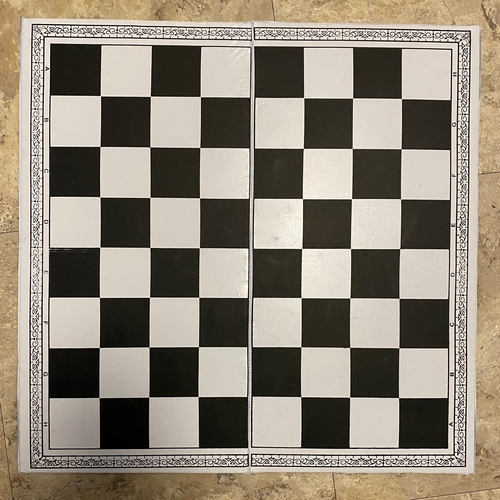
#> input picture Assignments/AS4/data/chess-1.jpg, 500 x 500 px, found by its file name
$ jupyter execute --allow-errors Homework-4.ipynb
#> lines starting #> are read from the running program, lines starting #| are printed output that depends on the picture; after the words box and inside, x2 and y2 are one past the last pixel; in counts of white or black regions, pixels touching at a corner belong together; long printed decimals are rounded
[cell 1]
import cv2
from scipy import optimize as opt
import numpy as np
import sys
import math

[cell 2]
np.random.seed(2020)
is_planner = False

[cell 3]
image_files = ['chess-1.jpg'] if is_planner==False else ['chess-1.jpg', 'chess-2.jpg', 'chess-3.jpg']
correspondence_points_files = ['correspondence_points-1.txt'] if is_planner==False else ['correspondence_points-1.txt', 'correspondence_points-2.txt', 'correspondence_points-3.txt']
ransac_config_file = 'RANSAC.config'

[cell 4]
def load_image(image_file):
    image = cv2.imread(image_file)
    return image;

# Part-1

[cell 5]
def feature_extraction(image_files, correspondence_points_files):

    ctr = (cv2.TERM_CRITERIA_EPS + cv2.TERM_CRITERIA_MAX_ITER, 30, 0.001)

    for image_file, correspondence_points_file in zip(image_files, correspondence_points_files):

        image = load_image(image_file=image_file)
#> in load_image, image is the input picture: shape (500, 500, 3); mean B, G, R 120.8, 134.9, 144.2
        gray_image = cv2.cvtColor(image, cv2.COLOR_BGR2GRAY)
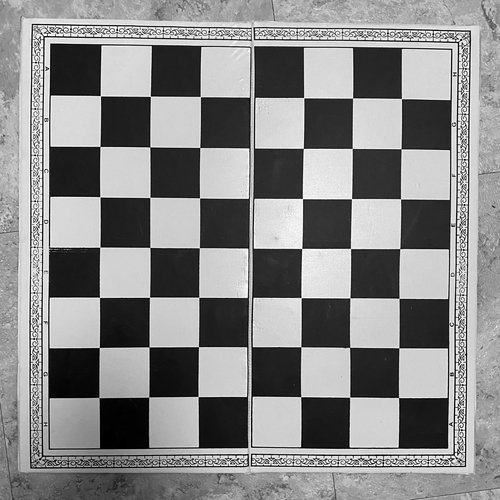
#> gray_image: shape (500, 500); min 0, max 254, mean 136

        world_points = np.zeros((7*7,3), np.float32)
        world_points[:,:2] = np.mgrid[0:7,0:7].T.reshape(-1,2)

        ret, img_points = cv2.findChessboardCorners(gray_image, (7,7), cv2.CALIB_CB_ADAPTIVE_THRESH + cv2.CALIB_CB_FAST_CHECK + cv2.CALIB_CB_NORMALIZE_IMAGE)
#> ret = True; img_points = 49 rows, first 8: [100.4, 95.76], [150.3, 96.33], [200.4, 96.64], [250.1, 97.08], [303.7, 97.67], [352.6, 98], [401.4, 98.57], [99.92, 146.5]

        if ret:
            img_points_2 = cv2.cornerSubPix(gray_image, img_points, (11,11), (-1,-1), ctr)
#> img_points_2 = 49 rows, first 8: [100.4, 95.73], [150.3, 96.28], [200.3, 96.57], [252.4, 97.38], [303.7, 97.63], [352.6, 97.98], [401.5, 98.54], [99.91, 146.4]
            image = cv2.drawChessboardCorners(image, (7,7), img_points_2, ret)
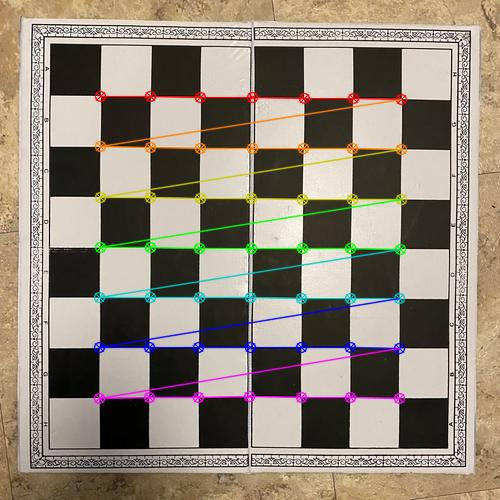
#> image: shape (500, 500, 3); 6.27% of pixels changed, all inside (x1, y1, x2, y2) = (93, 90, 408, 405)

            file = open(correspondence_points_file, 'w')
            for wp, ip in zip(world_points, img_points.reshape(-1,2)):
                wp = wp * 70
                file.write(f'{str(wp[0])} {str(wp[1])} {str(wp[2])} {str(ip[0])} {str(ip[1])}\n')
#> this loop made 49 passes
#> (wp, ip) on passes 1 to 12: ([0, 0, 0], [100.4, 95.73]), ([70, 0, 0], [150.3, 96.28]), ([140, 0, 0], [200.3, 96.57]), ([210, 0, 0], [252.4, 97.38]), ([280, 0, 0], [303.7, 97.63]), ([350, 0, 0], [352.6, 97.98]), ([420, 0, 0], [401.5, 98.54]), ([0, 70, 0], [99.91, 146.4]), ([70, 70, 0], [149.8, 146.9]), ([140, 70, 0], [199.8, 147.5]), ([210, 70, 0], [251.8, 148.1]), ([280, 70, 0], [303.3, 148.4])
            file.close()

        cv2.imshow(image_file, image)

    cv2.waitKey(0)
    cv2.destroyAllWindows()

[cell 6]
feature_extraction(image_files=image_files, correspondence_points_files=correspondence_points_files)
for correspondence_points_file in correspondence_points_files:
    with open(correspondence_points_file, 'r') as file:
        print(f'correspondence points file : {correspondence_points_file}')
        for line in file:
            print(line)
    file.close()

# Part-2

[cell 7]
def get_correspondence_data(correspondence_points_files=correspondence_points_files):

    world_points = list()
    img_points = list()

    for correspondence_points_file in correspondence_points_files:
        wps = list()
        ips = list()
        with open(correspondence_points_file, 'r') as file:
            for line in file:
                points = line.split()
                wps.append([float(points[point]) for point in range(0,3,1)])
                ips.append([float(points[point]) for point in range(3,5,1)])

        world_points.append(wps)
        img_points.append(ips)

    world_points = np.array(world_points).astype('float32')
    img_points = np.array(img_points).astype('float32')

    return world_points, img_points

[cell 8]
def get_matirx_A_NP(world_points, img_points):
    A = list()
    for wp,ip in zip(world_points, img_points):
        pi = list()
        xi, yi = ip[0], ip[1]
        eq1, eq2 = list(), list()

        pi.extend(wp)
        pi.append(1)

        eq1.extend(pi)
        eq1.extend([0,0,0,0])
        eq1.extend([-1*xi*p for p in pi])

        eq2.extend([0,0,0,0])
        eq2.extend(pi)
        eq2.extend([-1*yi*p for p in pi])

        eq1, eq2 = np.array(eq1), np.array(eq2)

        A.append(eq1)
        A.append(eq2)

    return np.array(A)

def get_matrix_M_NP(A):

    U, D, VT = np.linalg.svd(A, full_matrices = True)
    M = VT[-4].reshape(3, 4)

    a1 = M[0][:3].T
    a2 = M[1][:3].T
    a3 = M[2][:3].T
    b = M[:,3].reshape((3,1))
    return a1, a2, a3, b, M

def compute_parameters_NP(a1, a2, a3, b):
    rho_abs = 1 / np.linalg.norm(a3.T)
    u0 = (rho_abs ** 2) * (a1.T.dot(a3))
    v0 = (rho_abs ** 2) * (a2.T.dot(a3))
    alpha_v = np.sqrt(((rho_abs ** 2) * a2.T.dot(a2)) - (v0 ** 2))
    s = ((rho_abs ** 4) / alpha_v) * np.cross(a2.T, a3.T).dot(np.cross(a1.T, a3.T).T)
    alpha_u = np.sqrt(((rho_abs ** 2) * a1.T.dot(a1)) - (s ** 2) - (u0 ** 2))
    K_star = np.array([[alpha_u, s, u0],[0, alpha_v, v0],[0, 0, 1]])
    E = np.sign(b[2])
    T_star = E * rho_abs * np.linalg.inv(K_star).dot(b)
    r3 = E * rho_abs * a3
    r1 = ((rho_abs ** 2) / alpha_v) * np.cross(a1, a3)
    r2 = np.cross(r3, r1)
    R_star = np.array([r1.T, r2.T, r3.T]).T
    M = rho_abs * np.array([[a1[0], a1[1], a1[2], b[0][0]],[a2[0], a2[1], a2[2], b[1][0]],[a3[0], a3[1], a3[2], b[2][0]]])
    return u0, v0, alpha_u, alpha_v, s, K_star, T_star, R_star, M

[cell 9]
# [113 lines left out: functions get_matirx_A_P, get_matrix_H_P, get_matrix_V_P, compute_parameters_P, not called in this run]

[cell 10]
def mean_square_error(M, world_points, img_points):
    m1T = M[0][:4]
    m2T = M[1][:4]
    m3T = M[2][:4]
    mse = 0.0
    for wp, ip in zip(world_points, img_points):
        xi = ip[0]
        yi = ip[1]
        pi = np.array(wp)
        pi = np.concatenate([pi, [1]]).T
        p_xi = (m1T.dot(pi)) / (m3T.dot(pi))
        p_yi = (m2T.dot(pi)) / (m3T.dot(pi))
        mse += (((xi - p_xi) ** 2) + ((yi - p_yi) ** 2))
    mse = mse / len(world_points)
    return mse

[cell 11]
world_points, img_points = get_correspondence_data(correspondence_points_files=correspondence_points_files)
print(f'number of points : {world_points.shape} , {img_points.shape}')
print()

ret, matrix, distortion, r_vecs, t_vecs = cv2.calibrateCamera(world_points, img_points, cv2.cvtColor(load_image(image_file=image_files[0]), cv2.COLOR_BGR2GRAY).shape[::-1], None, None)
#> ret = 0.786; matrix = [[1729, 0, 248.9], [0, 1717.2, 254.3], [0, 0, 1]]; distortion = [[-4.11, 480, -0.000216, 0.00317, -16606.7]]; r_vecs = ([0.056, -0.0669, 0.00649],); t_vecs = ([-205.4, -219.7, 2355.4],)
print(f'opencv calibratecamera output')
print(f'matrix :\n {matrix}')
#| matrix :
#|  [[1.72902719e+03 0.00000000e+00 2.48854538e+02]
#|  [0.00000000e+00 1.71716464e+03 2.54323106e+02]
#|  [0.00000000e+00 0.00000000e+00 1.00000000e+00]]
print(f'distortion :\n {distortion}')
#| distortion :
#|  [[-4.10548874e+00  4.79996824e+02 -2.15647793e-04  3.16608077e-03
#|   -1.66067438e+04]]
print(f'r_vecs :\n {r_vecs}')
#| r_vecs :
#|  (array([[ 0.05598],
#|        [-0.0669],
#|        [ 0.006493 ]]),)
print(f't_vecs :\n {t_vecs}')
#| t_vecs :
#|  (array([[-205.359],
#|        [-219.699],
#|        [2355.359]]),)
print()

print(f'program output')
if is_planner == False:

    world_points = world_points[0]
    img_points = img_points[0]

    A = get_matirx_A_NP(world_points=world_points, img_points=img_points)
    print(f'shape of A : {A.shape}')
    print()

    a1, a2, a3, b, M = get_matrix_M_NP(A=A)
    print(f'a1 :\n {a1}')
    print(f'a2 :\n {a2}')
    print(f'a3 :\n {a3}')
    print(f'b :\n {b}')
    print(f'M :\n {M}')
    print()

    u0, v0, alpha_u, alpha_v, s, K_star, T_star, R_star, M = compute_parameters_NP(a1=a1, a2=a2, a3=a3, b=b)
    print(f'u0 : {u0}')
    print(f'v0 : {v0}')
    print(f'alpha_u : {alpha_u}')
    print(f'alpha_v : {alpha_v}')
    print(f's : {s}')
    print(f'K_star :\n {K_star}')
    print(f'T_star :\n {T_star}')
    print(f'R_star :\n {R_star}')
    print(f'M :\n {M}')
    print()

    mse = mean_square_error(M=M, world_points=world_points, img_points=img_points)
    print(f'mean square error = {mse}')
    print()

elif is_planner == True:

    A = get_matirx_A_P(world_points=world_points, img_points=img_points)
    print(f'shape of A : {A.shape}')
    print()

    H = get_matrix_H_P(A=A)
    print(f'H :\n {H}')
    print()

    V = get_matrix_V_P(H=H)
    print(f'V : \n {V}')
    print()

    u0, v0, alpha_u, alpha_v, s, K_star, T_star, R_star, M, H = compute_parameters_P(H=H, V=V)
    print(f'u0 : {u0}')
    print(f'v0 : {v0}')
    print(f'alpha_u : {alpha_u}')
    print(f'alpha_v : {alpha_v}')
    print(f's : {s}')
    print(f'K_star :\n {K_star}')
    print(f'T_star :\n {T_star}')
    print(f'R_star :\n {R_star}')
    print(f'M :\n {M}')
    print(f'H :\n {H}')
    print()

    mses = list()
    for i in range(H.shape[0]):
        mse = mean_square_error(M=H[i], world_points=world_points[i], img_points=img_points[i])
        mses.append(mse)
    print(f'mean square errors = {mses}')
    print()

# Part-3

[cell 12]
def get_ransac_config(config_file):
    with open(config_file, 'r') as file:
        P = float(file.readline().split()[0])
        W = float(file.readline().split()[0])
        N = int(file.readline().split()[0])
        D = int(file.readline().split()[0])
        K = int(file.readline().split()[0])
        K_upper = int(file.readline().split()[0])
        T = int(file.readline().split()[0])
    return P, W, N, D, K, K_upper, T

[cell 13]
# [19 lines left out: function get_distance_NP, not called in this run]

[cell 14]
# [43 lines left out: function ransac, not called in this run]

[cell 15]
world_points, img_points = get_correspondence_data(correspondence_points_files=correspondence_points_files)
world_points = world_points[0]
img_points = img_points[0]
print(f'number of points : {world_points.shape} , {img_points.shape}')
print()

#> (the rest of this cell did not finish here and is left out)
